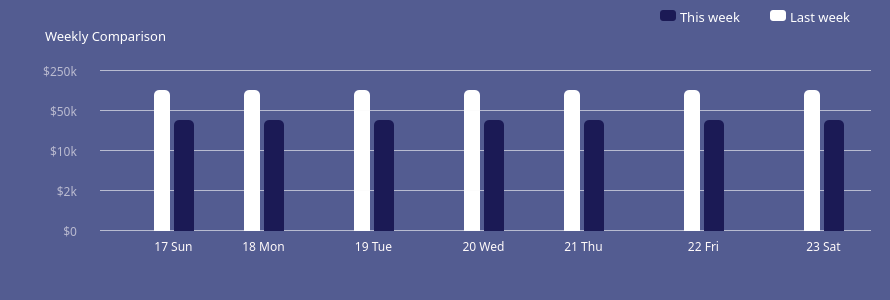
           <widget class="QStackedWidget" name="graph_comparison_widget_stacked">
            <property name="minimumSize">
             <size>
              <width>890</width>
              <height>300</height>
             </size>
            </property>
            <property name="maximumSize">
             <size>
              <width>890</width>
              <height>300</height>
             </size>
            </property>
            <property name="styleSheet">
             <string notr="true">background-color: #535C91;
border-radius: 23px;</string>
            </property>
            <widget class="QWidget" name="weekly_compariso_page">
             <widget class="QLabel" name="graph_comparison_sixth_day_label">
              <property name="geometry">
               <rect>
                <x>680</x>
                <y>240</y>
                <width>47</width>
                <height>13</height>
               </rect>
              </property>
              <property name="font">
               <font>
                <family>Poppins</family>
               </font>
              </property>
              <property name="styleSheet">
               <string notr="true">color: rgba(255,250,250,1);</string>
              </property>
              <property name="text">
               <string>22 Fri</string>
              </property>
              <property name="alignment">
               <set>Qt::AlignCenter</set>
              </property>
             </widget>
             <widget class="QLabel" name="graph_comparison_third_line_label">
              <property name="geometry">
               <rect>
                <x>30</x>
                <y>145</y>
                <width>47</width>
                <height>13</height>
               </rect>
              </property>
              <property name="font">
               <font>
                <family>Poppins</family>
               </font>
              </property>
              <property name="styleSheet">
               <string notr="true">color: rgba(255,250,250,0.6);</string>
              </property>
              <property name="text">
               <string>$10k</string>
              </property>
              <property name="alignment">
               <set>Qt::AlignRight|Qt::AlignTrailing|Qt::AlignVCenter</set>
              </property>
             </widget>
             <widget class="QLabel" name="label_153">
              <property name="geometry">
               <rect>
                <x>100</x>
                <y>150</y>
                <width>771</width>
                <height>1</height>
               </rect>
              </property>
              <property name="styleSheet">
               <string notr="true">background-color:rgba(250, 250, 250, 0.6);</string>
              </property>
              <property name="text">
               <string/>
              </property>
             </widget>
             <widget class="QLabel" name="graph_comparison_second_this_week_label">
              <property name="geometry">
               <rect>
                <x>264</x>
                <y>120</y>
                <width>20</width>
                <height>111</height>
               </rect>
              </property>
              <property name="styleSheet">
               <string notr="true">background-color:#1B1A55;
border-top-left-radius:5px;
border-top-right-radius:5px;</string>
              </property>
              <property name="text">
               <string/>
              </property>
             </widget>
             <widget class="QLabel" name="graph_comparison_fourth_last_week_label">
              <property name="geometry">
               <rect>
                <x>464</x>
                <y>90</y>
                <width>16</width>
                <height>141</height>
               </rect>
              </property>
              <property name="styleSheet">
               <string notr="true">background-color:white;
border-top-left-radius:5px;
border-top-right-radius:5px;</string>
              </property>
              <property name="text">
               <string/>
              </property>
             </widget>
             <widget class="QLabel" name="graph_comparison_fourth_line_label">
              <property name="geometry">
               <rect>
                <x>30</x>
                <y>185</y>
                <width>47</width>
                <height>13</height>
               </rect>
              </property>
              <property name="font">
               <font>
                <family>Poppins</family>
               </font>
              </property>
              <property name="styleSheet">
               <string notr="true">color: rgba(255,250,250,0.6);</string>
              </property>
              <property name="text">
               <string>$2k</string>
              </property>
              <property name="alignment">
               <set>Qt::AlignRight|Qt::AlignTrailing|Qt::AlignVCenter</set>
              </property>
             </widget>
             <widget class="QLabel" name="label_157">
              <property name="geometry">
               <rect>
                <x>100</x>
                <y>230</y>
                <width>771</width>
                <height>1</height>
               </rect>
              </property>
              <property name="styleSheet">
               <string notr="true">background-color:rgba(250, 250, 250, 0.6);</string>
              </property>
              <property name="text">
               <string/>
              </property>
             </widget>
             <widget class="QLabel" name="graph_comparison_third_last_week_label">
              <property name="geometry">
               <rect>
                <x>354</x>
                <y>90</y>
                <width>16</width>
                <height>141</height>
               </rect>
              </property>
              <property name="styleSheet">
               <string notr="true">background-color:white;
border-top-left-radius:5px;
border-top-right-radius:5px;</string>
              </property>
              <property name="text">
               <string/>
              </property>
             </widget>
             <widget class="QLabel" name="label_159">
              <property name="geometry">
               <rect>
                <x>100</x>
                <y>190</y>
                <width>771</width>
                <height>1</height>
               </rect>
              </property>
              <property name="styleSheet">
               <string notr="true">background-color:rgba(250, 250, 250, 0.6);</string>
              </property>
              <property name="text">
               <string/>
              </property>
             </widget>
             <widget class="QLabel" name="graph_comparison_fourth_this_week_label">
              <property name="geometry">
               <rect>
                <x>484</x>
                <y>120</y>
                <width>20</width>
                <height>111</height>
               </rect>
              </property>
              <property name="styleSheet">
               <string notr="true">background-color:#1B1A55;
border-top-left-radius:5px;
border-top-right-radius:5px;</string>
              </property>
              <property name="text">
               <string/>
              </property>
             </widget>
             <widget class="QLabel" name="graph_comparison_sixth_this_week_label">
              <property name="geometry">
               <rect>
                <x>704</x>
                <y>120</y>
                <width>20</width>
                <height>111</height>
               </rect>
              </property>
              <property name="styleSheet">
               <string notr="true">background-color:#1B1A55;
border-top-left-radius:5px;
border-top-right-radius:5px;</string>
              </property>
              <property name="text">
               <string/>
              </property>
             </widget>
             <widget class="QLabel" name="graph_comparison_first_line_label">
              <property name="geometry">
               <rect>
                <x>30</x>
                <y>65</y>
                <width>47</width>
                <height>13</height>
               </rect>
              </property>
              <property name="font">
               <font>
                <family>Poppins</family>
               </font>
              </property>
              <property name="styleSheet">
               <string notr="true">color: rgba(255,250,250,0.6);</string>
              </property>
              <property name="text">
               <string>$250k</string>
              </property>
              <property name="alignment">
               <set>Qt::AlignRight|Qt::AlignTrailing|Qt::AlignVCenter</set>
              </property>
             </widget>
             <widget class="QLabel" name="graph_comparison_fourth_day_label">
              <property name="geometry">
               <rect>
                <x>460</x>
                <y>240</y>
                <width>47</width>
                <height>13</height>
               </rect>
              </property>
              <property name="font">
               <font>
                <family>Poppins</family>
               </font>
              </property>
              <property name="styleSheet">
               <string notr="true">color: rgba(255,250,250,1);</string>
              </property>
              <property name="text">
               <string>20 Wed</string>
              </property>
              <property name="alignment">
               <set>Qt::AlignCenter</set>
              </property>
             </widget>
             <widget class="QLabel" name="graph_comparison_seventh_this_week_label">
              <property name="geometry">
               <rect>
                <x>824</x>
                <y>120</y>
                <width>20</width>
                <height>111</height>
               </rect>
              </property>
              <property name="styleSheet">
               <string notr="true">background-color:#1B1A55;
border-top-left-radius:5px;
border-top-right-radius:5px;</string>
              </property>
              <property name="text">
               <string/>
              </property>
             </widget>
             <widget class="QLabel" name="graph_comparison_fifth_day_label">
              <property name="geometry">
               <rect>
                <x>560</x>
                <y>240</y>
                <width>47</width>
                <height>13</height>
               </rect>
              </property>
              <property name="font">
               <font>
                <family>Poppins</family>
               </font>
              </property>
              <property name="styleSheet">
               <string notr="true">color: rgba(255,250,250,1);</string>
              </property>
              <property name="text">
               <string>21 Thu</string>
              </property>
              <property name="alignment">
               <set>Qt::AlignCenter</set>
              </property>
             </widget>
             <widget class="QLabel" name="label_166">
              <property name="geometry">
               <rect>
                <x>100</x>
                <y>70</y>
                <width>771</width>
                <height>1</height>
               </rect>
              </property>
              <property name="styleSheet">
               <string notr="true">background-color:rgba(250, 250, 250, 0.6);</string>
              </property>
              <property name="text">
               <string/>
              </property>
             </widget>
             <widget class="QLabel" name="graph_comparison_second_line_label">
              <property name="geometry">
               <rect>
                <x>30</x>
                <y>105</y>
                <width>47</width>
                <height>13</height>
               </rect>
              </property>
              <property name="font">
               <font>
                <family>Poppins</family>
               </font>
              </property>
              <property name="styleSheet">
               <string notr="true">color: rgba(255,250,250,0.6);</string>
              </property>
              <property name="text">
               <string>$50k</string>
              </property>
              <property name="alignment">
               <set>Qt::AlignRight|Qt::AlignTrailing|Qt::AlignVCenter</set>
              </property>
             </widget>
             <widget class="QLabel" name="graph_comparison_third_day_label">
              <property name="geometry">
               <rect>
                <x>350</x>
                <y>240</y>
                <width>47</width>
                <height>13</height>
               </rect>
              </property>
              <property name="font">
               <font>
                <family>Poppins</family>
               </font>
              </property>
              <property name="styleSheet">
               <string notr="true">color: rgba(255,250,250,1);</string>
              </property>
              <property name="text">
               <string>19 Tue</string>
              </property>
              <property name="alignment">
               <set>Qt::AlignCenter</set>
              </property>
             </widget>
             <widget class="QLabel" name="graph_comparison_third_this_week_label">
              <property name="geometry">
               <rect>
                <x>374</x>
                <y>120</y>
                <width>20</width>
                <height>111</height>
               </rect>
              </property>
              <property name="styleSheet">
               <string notr="true">background-color:#1B1A55;
border-top-left-radius:5px;
border-top-right-radius:5px;</string>
              </property>
              <property name="text">
               <string/>
              </property>
             </widget>
             <widget class="QLabel" name="label_170">
              <property name="geometry">
               <rect>
                <x>100</x>
                <y>110</y>
                <width>771</width>
                <height>1</height>
               </rect>
              </property>
              <property name="styleSheet">
               <string notr="true">background-color:rgba(250, 250, 250, 0.6);</string>
              </property>
              <property name="text">
               <string/>
              </property>
             </widget>
             <widget class="QLabel" name="graph_comparison_fifth_this_week_label">
              <property name="geometry">
               <rect>
                <x>584</x>
                <y>120</y>
                <width>20</width>
                <height>111</height>
               </rect>
              </property>
              <property name="styleSheet">
               <string notr="true">background-color:#1B1A55;
border-top-left-radius:5px;
border-top-right-radius:5px;</string>
              </property>
              <property name="text">
               <string/>
              </property>
             </widget>
             <widget class="QLabel" name="graph_comparison_seventh_day_label">
              <property name="geometry">
               <rect>
                <x>800</x>
                <y>240</y>
                <width>47</width>
                <height>13</height>
               </rect>
              </property>
              <property name="font">
               <font>
                <family>Poppins</family>
               </font>
              </property>
              <property name="styleSheet">
               <string notr="true">color: rgba(255,250,250,1);</string>
              </property>
              <property name="text">
               <string>23 Sat</string>
              </property>
              <property name="alignment">
               <set>Qt::AlignCenter</set>
              </property>
             </widget>
             <widget class="QComboBox" name="graph_comparison_combobox">
              <property name="geometry">
               <rect>
                <x>40</x>
                <y>25</y>
                <width>171</width>
                <height>21</height>
               </rect>
              </property>
              <property name="font">
               <font>
                <family>Poppins</family>
                <pointsize>10</pointsize>
               </font>
              </property>
              <property name="styleSheet">
               <string notr="true">QComboBox
{
	color:white;
	background-color:transparent;
}
QComboBox:editable {
    color: white;
	background-color:transparent;
}

QComboBox::drop-down
{
	border:none;
    color: white;
	background-color:transparent;
}

QComboBox::down-arrow
{
	image: url(:/img/img/chevron-down.svg);
	width:32px;
	height:32px;
	margin-right:20px;
    color: white;
	background-color:transparent;
}
QComboBox::down-arrow:on
{	
	image: url(:/img/img/chevron-up.svg);
	width:32px;
	height:32px;
	margin-right:20px;
    color: white;
	background-color:transparent;
}</string>
              </property>
              <item>
               <property name="text">
                <string>Weekly Comparison</string>
               </property>
              </item>
              <item>
               <property name="text">
                <string>Deneme</string>
               </property>
              </item>
             </widget>
             <widget class="QLabel" name="graph_comparison_first_day_label">
              <property name="geometry">
               <rect>
                <x>150</x>
                <y>240</y>
                <width>47</width>
                <height>13</height>
               </rect>
              </property>
              <property name="font">
               <font>
                <family>Poppins</family>
               </font>
              </property>
              <property name="styleSheet">
               <string notr="true">color: rgba(255,250,250,1);</string>
              </property>
              <property name="text">
               <string>17 Sun</string>
              </property>
              <property name="alignment">
               <set>Qt::AlignCenter</set>
              </property>
             </widget>
             <widget class="QLabel" name="graph_comparison_second_last_week_label">
              <property name="geometry">
               <rect>
                <x>244</x>
                <y>90</y>
                <width>16</width>
                <height>141</height>
               </rect>
              </property>
              <property name="styleSheet">
               <string notr="true">background-color:white;
border-top-left-radius:5px;
border-top-right-radius:5px;</string>
              </property>
              <property name="text">
               <string/>
              </property>
             </widget>
             <widget class="QLabel" name="graph_comparison_fifth_line_label">
              <property name="geometry">
               <rect>
                <x>30</x>
                <y>225</y>
                <width>47</width>
                <height>13</height>
               </rect>
              </property>
              <property name="font">
               <font>
                <family>Poppins</family>
               </font>
              </property>
              <property name="styleSheet">
               <string notr="true">color: rgba(255,250,250,0.6);</string>
              </property>
              <property name="text">
               <string>$0</string>
              </property>
              <property name="alignment">
               <set>Qt::AlignRight|Qt::AlignTrailing|Qt::AlignVCenter</set>
              </property>
             </widget>
             <widget class="QLabel" name="graph_comparison_sixth_last_week_label">
              <property name="geometry">
               <rect>
                <x>684</x>
                <y>90</y>
                <width>16</width>
                <height>141</height>
               </rect>
              </property>
              <property name="styleSheet">
               <string notr="true">background-color:white;
border-top-left-radius:5px;
border-top-right-radius:5px;</string>
              </property>
              <property name="text">
               <string/>
              </property>
             </widget>
             <widget class="QLabel" name="graph_comparison_first_this_week_label">
              <property name="geometry">
               <rect>
                <x>174</x>
                <y>120</y>
                <width>20</width>
                <height>111</height>
               </rect>
              </property>
              <property name="styleSheet">
               <string notr="true">background-color:#1B1A55;
border-top-left-radius:5px;
border-top-right-radius:5px;</string>
              </property>
              <property name="text">
               <string/>
              </property>
             </widget>
             <widget class="QLabel" name="graph_comparison_seventh_last_week_label">
              <property name="geometry">
               <rect>
                <x>804</x>
                <y>90</y>
                <width>16</width>
                <height>141</height>
               </rect>
              </property>
              <property name="styleSheet">
               <string notr="true">background-color:white;
border-top-left-radius:5px;
border-top-right-radius:5px;</string>
              </property>
              <property name="text">
               <string/>
              </property>
             </widget>
             <widget class="QLabel" name="graph_comparison_first_last_week_label">
              <property name="geometry">
               <rect>
                <x>154</x>
                <y>90</y>
                <width>16</width>
                <height>141</height>
               </rect>
              </property>
              <property name="styleSheet">
               <string notr="true">background-color:white;
border-top-left-radius:5px;
border-top-right-radius:5px;</string>
              </property>
              <property name="text">
               <string/>
              </property>
             </widget>
             <widget class="QLabel" name="graph_comparison_second_day_label">
              <property name="geometry">
               <rect>
                <x>240</x>
                <y>240</y>
                <width>47</width>
                <height>13</height>
               </rect>
              </property>
              <property name="font">
               <font>
                <family>Poppins</family>
               </font>
              </property>
              <property name="styleSheet">
               <string notr="true">color: rgba(255,250,250,1);</string>
              </property>
              <property name="text">
               <string>18 Mon</string>
              </property>
              <property name="alignment">
               <set>Qt::AlignCenter</set>
              </property>
             </widget>
             <widget class="QLabel" name="graph_comparison_fifth_last_week_label">
              <property name="geometry">
               <rect>
                <x>564</x>
                <y>90</y>
                <width>16</width>
                <height>141</height>
               </rect>
              </property>
              <property name="styleSheet">
               <string notr="true">background-color:white;
border-top-left-radius:5px;
border-top-right-radius:5px;</string>
              </property>
              <property name="text">
               <string/>
              </property>
             </widget>
             <widget class="QWidget" name="thi_week_color_widget" native="true">
              <property name="geometry">
               <rect>
                <x>660</x>
                <y>10</y>
                <width>16</width>
                <height>11</height>
               </rect>
              </property>
              <property name="minimumSize">
               <size>
                <width>16</width>
                <height>11</height>
               </size>
              </property>
              <property name="maximumSize">
               <size>
                <width>16</width>
                <height>11</height>
               </size>
              </property>
              <property name="styleSheet">
               <string notr="true">background-color:#1B1A55;
border-radius:3px;</string>
              </property>
             </widget>
             <widget class="QWidget" name="last_week_color_widget" native="true">
              <property name="geometry">
               <rect>
                <x>770</x>
                <y>10</y>
                <width>16</width>
                <height>11</height>
               </rect>
              </property>
              <property name="minimumSize">
               <size>
                <width>16</width>
                <height>11</height>
               </size>
              </property>
              <property name="maximumSize">
               <size>
                <width>16</width>
                <height>11</height>
               </size>
              </property>
              <property name="styleSheet">
               <string notr="true">background-color:white;
border-radius:3px;</string>
              </property>
             </widget>
             <widget class="QLabel" name="this_week_label">
              <property name="geometry">
               <rect>
                <x>680</x>
                <y>9</y>
                <width>81</width>
                <height>16</height>
               </rect>
              </property>
              <property name="font">
               <font>
                <family>Poppins</family>
                <pointsize>10</pointsize>
               </font>
              </property>
              <property name="styleSheet">
               <string notr="true">background-color:transparent;
color:white;</string>
              </property>
              <property name="text">
               <string>This week</string>
              </property>
             </widget>
             <widget class="QLabel" name="last_week_label">
              <property name="geometry">
               <rect>
                <x>790</x>
                <y>9</y>
                <width>81</width>
                <height>16</height>
               </rect>
              </property>
              <property name="font">
               <font>
                <family>Poppins</family>
                <pointsize>10</pointsize>
               </font>
              </property>
              <property name="styleSheet">
               <string notr="true">background-color:transparent;
color:white;</string>
              </property>
              <property name="text">
               <string>Last week</string>
              </property>
             </widget>
             <zorder>graph_comparison_sixth_day_label</zorder>
             <zorder>graph_comparison_third_line_label</zorder>
             <zorder>label_153</zorder>
             <zorder>graph_comparison_fourth_last_week_label</zorder>
             <zorder>graph_comparison_fourth_line_label</zorder>
             <zorder>label_157</zorder>
             <zorder>graph_comparison_third_last_week_label</zorder>
             <zorder>label_159</zorder>
             <zorder>graph_comparison_sixth_this_week_label</zorder>
             <zorder>graph_comparison_first_line_label</zorder>
             <zorder>graph_comparison_fourth_day_label</zorder>
             <zorder>graph_comparison_seventh_this_week_label</zorder>
             <zorder>graph_comparison_fifth_day_label</zorder>
             <zorder>label_166</zorder>
             <zorder>graph_comparison_second_line_label</zorder>
             <zorder>graph_comparison_third_day_label</zorder>
             <zorder>label_170</zorder>
             <zorder>graph_comparison_seventh_day_label</zorder>
             <zorder>graph_comparison_combobox</zorder>
             <zorder>graph_comparison_first_day_label</zorder>
             <zorder>graph_comparison_second_last_week_label</zorder>
             <zorder>graph_comparison_fifth_line_label</zorder>
             <zorder>graph_comparison_sixth_last_week_label</zorder>
             <zorder>graph_comparison_first_this_week_label</zorder>
             <zorder>graph_comparison_seventh_last_week_label</zorder>
             <zorder>graph_comparison_first_last_week_label</zorder>
             <zorder>graph_comparison_second_day_label</zorder>
             <zorder>graph_comparison_fifth_last_week_label</zorder>
             <zorder>graph_comparison_fifth_this_week_label</zorder>
             <zorder>graph_comparison_fourth_this_week_label</zorder>
             <zorder>graph_comparison_third_this_week_label</zorder>
             <zorder>graph_comparison_second_this_week_label</zorder>
             <zorder>thi_week_color_widget</zorder>
             <zorder>last_week_color_widget</zorder>
             <zorder>this_week_label</zorder>
             <zorder>last_week_label</zorder>
            </widget>
            <widget class="QWidget" name="page_5"/>
           </widget>
